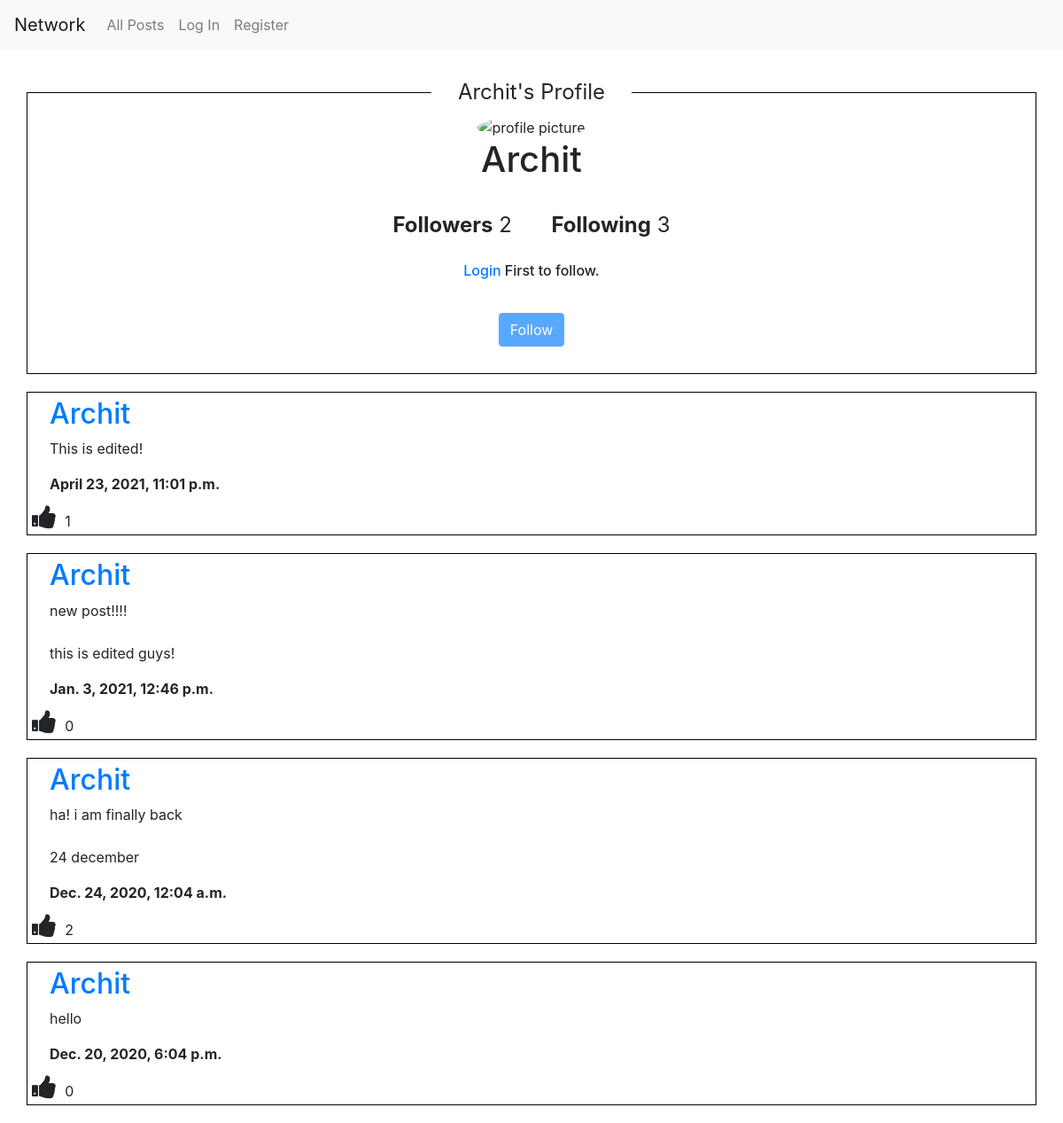
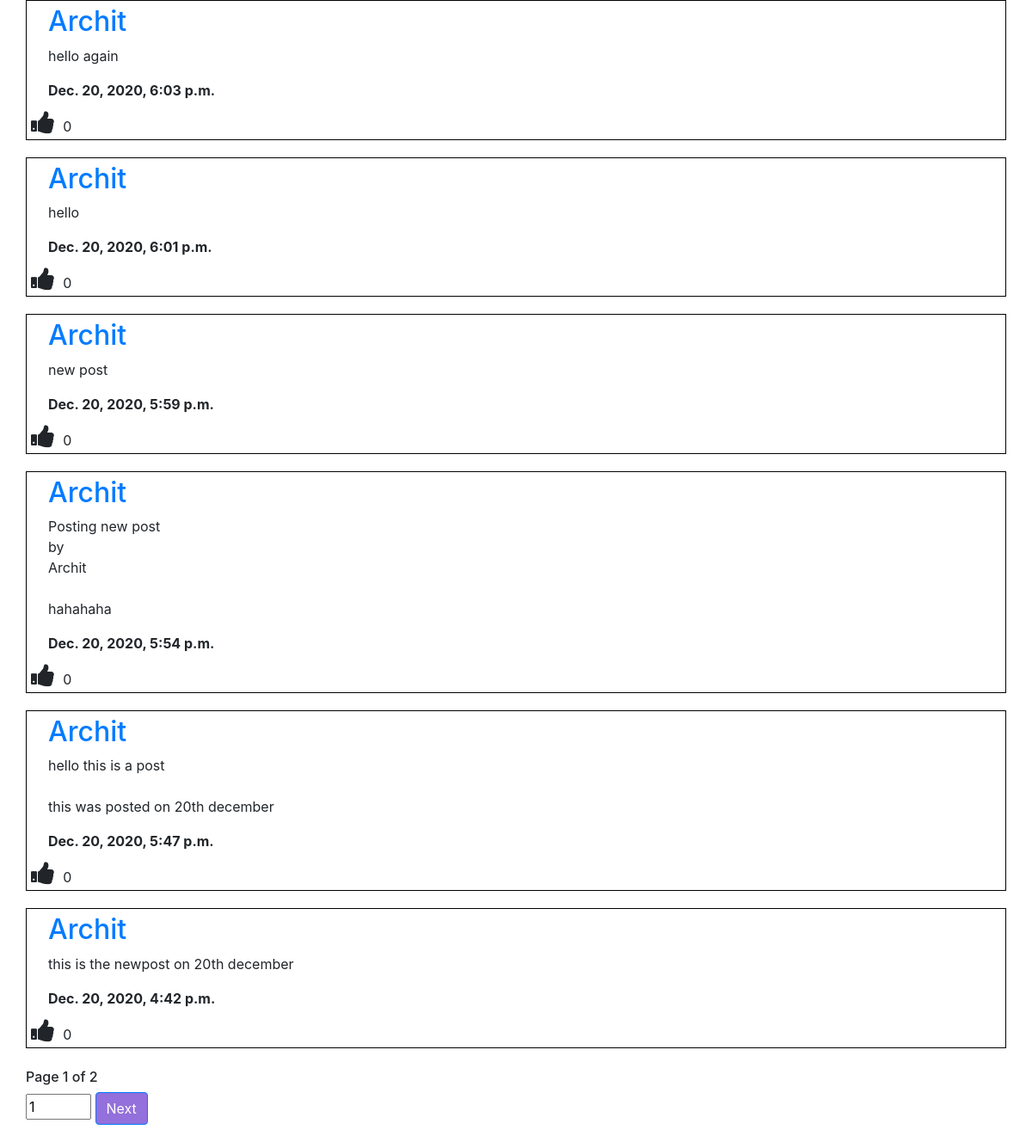
Page /profile/Archit/page=1 on the committed database (2 pictures, top to bottom).
### network/models.py (models this page shows, shortened)
class User(AbstractUser):
    followers = models.ManyToManyField("User", related_name="fllowers", blank=True)
    following = models.ManyToManyField("User", related_name="fllowing", blank=True)
    postsliked = models.ManyToManyField("Posts", related_name="likedposts", blank=True)
    pass

class Posts(models.Model):
    user = models.ForeignKey("User", on_delete=models.CASCADE, related_name="user")
    postdata = models.TextField(blank=False)
    timestamp = models.DateTimeField(auto_now_add=True)
    likes = models.ManyToManyField("User", related_name="likes", blank=True)

### network/views.py (the view)
# urls.py: path("profile/<str:username>/page=<int:pnumber>", views.profile, name="profile"),
def profile(request, username, pnumber):
    if request.method == 'POST':
        wantedpagenumber = request.POST["wantedpagenumber"]
        return redirect(f"/profile/{username}/page={wantedpagenumber}")
    requesteduser = User.objects.get(username=username)
    followerscount = requesteduser.followers.count()
    followingcount = requesteduser.following.count()
    classname = "btn btn-primary"
    followbtncontent = "Follow"
    if request.user.is_authenticated:
        userlikedposts = User.objects.get(username=request.user.username).likes.all()
    else:
        userlikedposts = []
    if request.user in requesteduser.followers.all():
        classname = "btn btn-danger"
        followbtncontent = "Un-follow"
    page_posts = Posts.objects.filter(user=requesteduser)
    page_posts = page_posts.order_by('-timestamp').all()
    pagination = Paginator(page_posts, 10)
    posts = pagination.page(pnumber)
    return render(request, "network/profile.html", {
        "followerscount": followerscount,
        "followingcount": followingcount,
        "requesteduser": requesteduser,
        "followbtnclass": classname,
        "followbtncontent": followbtncontent,
        "pageposts": posts,
        "currentpage": int(pnumber),
        "userlikedposts": userlikedposts
    })

### network/templates/network/profile.html (shortened to what this page needs)
{% extends "network/layout.html" %}
{% load static %}
{% block body %}
    <div style="margin:30px;">
        <fieldset style="border: solid black 1px; text-align: center">
            <legend style="width: auto; padding: 0 30px 0 30px;">{{ requesteduser.username }}'s Profile</legend>
            <img src="https://i.stack.imgur.com/34AD2.jpg" alt="profile picture" id="profile-picture">
            <h1>{{ requesteduser.username }}</h1>
            <br>
            <span style="font-size: 2vw; margin: 0 20px 0 20px"><b>Followers</b> <span id="followers-count">{{ followerscount }}</span></span> <span style="font-size: 2vw; margin: 0 20px 0 20px"><b>Following</b> <span id="following-count">{{ followingcount }}</span></span>
            <br>
            {% if user.is_authenticated %}
                {% if user == requesteduser %}
                {% else %}
                    <button onclick="followtoggle('{{ requesteduser }}')" class="{{ followbtnclass }}" style="margin: 30px;" id="follow-btn">{{ followbtncontent }}</button>
                {% endif %}
            {% else %}
                <br>
                <h6><a href="{% url 'login' %}">Login</a> First to follow.</h6>
                <button class="{{ followbtnclass }}" style="margin: 30px;" disabled>{{ followbtncontent }}</button>
            {% endif %}
            <br>
        </fieldset>
        <div id="all-posts">
            {% for post in pageposts %}
                <div class="post-class">
                    <div style="margin:5px 25px 5px 25px;">
                        <a href="{% url 'profile' post.user.username 1 %}" id="post-username"><h2>{{ post.user.username }}</h2></a>
                        <p id="postdata" style="white-space: pre-wrap; overflow: auto;">{{ post.postdata }}</p>
                        <b>{{ post.timestamp }}</b><br>
                    </div>
                    {% if user.is_authenticated %}
                        {% if post in userlikedposts %}
                            <i class="fa fa-thumbs-down" id="like-btn" onclick="likepost(this)" style="color: red"></i> <span id="like-count">{{ post.likes.count }}</span>
                        {% else %}
                            <i class="fa fa-thumbs-up" id="like-btn" onclick="likepost(this)"></i> <span id="like-count">{{ post.likes.count }}</span>
                        {% endif %}
                    {% else %}
                        <i class="fa fa-thumbs-up" id="like-btn"></i> <span id="like-count">{{ post.likes.count }}</span>
                    {% endif %}
                </div>
            {% empty %}
                {% if user == requesteduser %}
                    <h3>No posts posted by you!</h3>
                {% else %}
                    <h3>No posts posted by this user!</h3>
                {% endif %}
            {% endfor %}
        </div>
        <br>
        <h6>Page {{ currentpage }} of {{ pageposts.paginator.num_pages }}</h6>
        <div>
            <form id="pagenumber" action="{% url 'profile' requesteduser.username 1 %}" method="post">
                <input type="number" id="pageinput" value="{{ currentpage }}" min="1" max="{{ pageposts.paginator.num_pages }}" name="wantedpagenumber">
                {% if pageposts.has_next %}
                    <a class="btn btn-primary" style="background-color: mediumpurple" href="/profile/{{ requesteduser.username }}/page={{ pageposts.next_page_number }}">Next</a>
                {% endif %}
            </form>
        </div>
    </div>
{% endblock %}

### network/static/network/styles5.css (style rules this page uses)
#like-btn { font-size: 30px; cursor: pointer; margin: 5px; }
.post-class { border: solid black 1px; margin-top: 20px; }
#profile-picture { border-radius: 50%; }

### rows in the picture
User: username "Archit"
Posts: user.username "Archit", postdata "This is edited!", timestamp "April 23, 2021, 11:01 p.m.", likes.count "1"
Posts: user.username "Archit", postdata "new post!!!! this is edited guys!", timestamp "Jan. 3, 2021, 12:46 p.m.", likes.count "0"
Posts: user.username "Archit", postdata "ha! i am finally back 24 december", timestamp "Dec. 24, 2020, 12:04 a.m.", likes.count "2"
Posts: user.username "Archit", postdata "hello", timestamp "Dec. 20, 2020, 6:04 p.m.", likes.count "0"
Posts: user.username "Archit", postdata "hello again", timestamp "Dec. 20, 2020, 6:03 p.m.", likes.count "0"
Posts: user.username "Archit", postdata "hello", timestamp "Dec. 20, 2020, 6:01 p.m.", likes.count "0"
Posts: user.username "Archit", postdata "new post", timestamp "Dec. 20, 2020, 5:59 p.m.", likes.count "0"
Posts: user.username "Archit", postdata "Posting new post by Archit hahahaha", timestamp "Dec. 20, 2020, 5:54 p.m.", likes.count "0"
Posts: user.username "Archit", postdata "hello this is a post this was posted on 20th december", timestamp "Dec. 20, 2020, 5:47 p.m.", likes.count "0"
Posts: user.username "Archit", postdata "this is the newpost on 20th december", timestamp "Dec. 20, 2020, 4:42 p.m.", likes.count "0"

### other values in the picture
{{ followerscount }} "2"
{{ followingcount }} "3"
{{ followbtncontent }} "Follow"
{{ currentpage }} "1"
{{ pageposts.paginator.num_pages }} "2"
